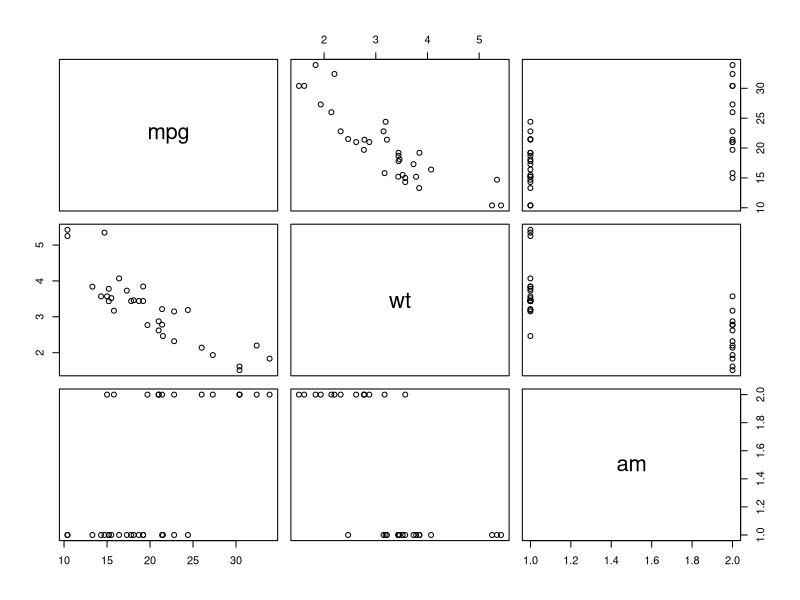

Generate this figure with R: (Note: this script raises an error after producing the figure.)
## ---- chunk 1
setwd("~/Desktop/Coursera_R/7_Regression Models/RM_proj_MPG_MotorTrendData")
## ---- chunk 2
sessionInfo()
## ---- chunk 3
rm(list=ls()); data("mtcars")
## ---- chunk 4
any(is.na(mtcars)); head(mtcars, 3)
## ---- chunk 5
data(mtcars)
mtcars$vs <- factor(mtcars$vs, labels = c("V-eng", "S-eng")); mtcars$am <- factor(mtcars$am, labels = c("Automatic", "Manual")); mtcars$gear <- factor(mtcars$gear); mtcars$carb <- factor(mtcars$carb)
head(mtcars,3)
## ---- chunk 6
data(mtcars)
par(mfrow = c(1, 1), cex = 0.6)
pairs(mtcars[,c(1,6,9)], data = mtcars)
## ---- chunk 7
data(mtcars)
png(HistFigure1 = "HistFigure1.png")
op <- par()
# par(mfrow = c(1, 1), cex = 0.7)
par(mfrow = c(2,1), mar = c(4,4,2,1)) # set margin
mtcars$vs <- factor(mtcars$vs, labels = c("V-block", "S-block")); mtcars$am <- factor(mtcars$am, labels = c("Auto", "Manual")); mtcars$gear <- factor(mtcars$gear); mtcars$carb <- factor(mtcars$carb)
head(mtcars,3)
hist(mtcars$mpg[mtcars$am=="Auto"], breaks=10, xlab = "Miles-Per-gallon", ylab = "Count", main = "Automatic Transmission", col = "yellow", xlim = range(5:40))
abline(v=mean(mtcars$mpg[mtcars$am=="Auto"]), col="red", lwd = 4)
hist(mtcars$mpg[mtcars$am=="Manual"], breaks=10, xlab = "Miles-Per-gallon", ylab = "Count", main = "Manual Transmission", col="lightblue", xlim = range(5:40))
abline(v=mean(mtcars$mpg[mtcars$am=="Manual"]), col="blue", lwd = 4); dev.off()
## ---- chunk 8
data("mtcars")
mtcars$vs <- factor(mtcars$vs, labels = c("V-block", "S-block")); mtcars$am <- factor(mtcars$am, labels = c("Auto", "Manual")); mtcars$gear <- factor(mtcars$gear); mtcars$carb <- factor(mtcars$carb)
head(mtcars,3)
boxplot(mpg ~ am, data = mtcars, col = (c("yellow","lightblue")), ylab = "Miles-Per-Gallon", xlab = "Transmission", main =  "Automatic vs Manual Transmission Miles Per Gallon")
## ---- chunk 9
par(mfrow = c(2, 2), mar = c(4, 5, 2, 1));fslrm <- lm(mpg ~ am, data = mtcars);
coef(summary(fslrm)); plot(fslrm)
## ---- chunk 10
data("mtcars")
f2 <- lm(mpg ~ factor(am) + wt, data = mtcars);coef(summary(f2))
f3 <- lm(mpg ~ factor(am) * wt, data = mtcars);coef(summary(f3))
## ---- chunk 11
par(mfrow = c(2, 2), mar = c(4, 5, 2, 1))
mlr1 <- lm(mpg ~ ., data = mtcars);coef(summary(mlr1))
## ---- chunk 12
par(mfrow = c(2, 2), mar = c(4, 5, 2, 1))
mlr1 <- lm(mpg ~ . -1, data = mtcars);coef(summary(mlr1))
## ---- chunk 13
data("mtcars")
fn1 <- lm(mpg ~ cyl + disp, data = mtcars)
fn2 <- update(fn1, mpg ~ cyl + disp + hp)
fn3 <- update(fn1, mpg ~ cyl + disp + hp + drat)
fn4 <- update(fn1, mpg ~ cyl + disp + hp + drat + wt)
fn5 <- update(fn1, mpg ~ cyl + disp + hp + drat + wt +  qsec)
fn6 <- update(fn1, mpg ~ cyl + disp + hp + drat + wt +  qsec + vs)
fn7 <- update(fn1, mpg ~ cyl + disp + hp + drat + wt +  qsec + vs +  am)
fn8 <- update(fn1, mpg ~ cyl + disp + hp + drat + wt +  qsec + vs +  am +  gear)
fn9 <- update(fn1, mpg ~ cyl + disp + hp + drat + wt +  qsec + vs +  am +  gear + carb)
anova(fn1, fn2, fn3, fn4, fn5, fn6, fn7, fn8, fn9) 
## ---- chunk 14
# beta0 = 0; beta1 = 1
# p = 1 / (1 + exp(-1 * (beta0 + beta1 * x)))
# 
# plot(x, y, frame = FALSE, xlab = "x", ylab = "y") lines(lowess(x, y), type = "l", col = "blue", lwd = 3)
# fit = glm(y ~ x, family = binomial)
# lines(x, predict(fit, type = "response"), lwd = 3, col = "red")
